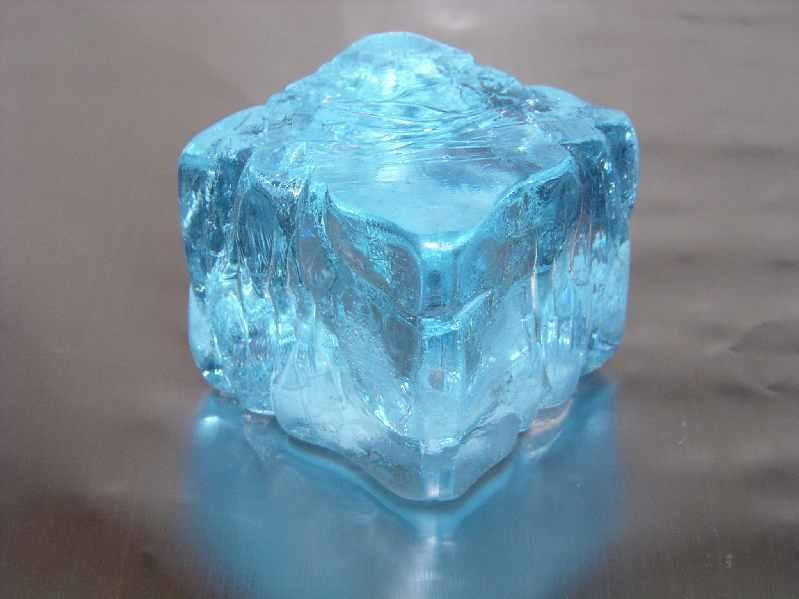
#> input picture Objects/0.jpg, 799 x 599 px, given in place of the camera
$ python ColorPicker.py
#> lines starting #> are read from the running program, lines starting #| are printed output that depends on the picture; after the words box and inside, x2 and y2 are one past the last pixel; in counts of white or black regions, pixels touching at a corner belong together
from djitellopy import tello
import cv2
import numpy as np

frameWidth = 480
frameHeight = 360


# [4 lines of commented-out code are left out]


def empty(a):
    pass


cv2.namedWindow("HSV")
cv2.resizeWindow("HSV", 640, 240)
cv2.createTrackbar("HUE Min", "HSV", 0, 179, empty)
#> slider 'HUE Min' is set to 35
cv2.createTrackbar("HUE Max", "HSV", 179, 179, empty)
cv2.createTrackbar("SAT Min", "HSV", 0, 255, empty)
#> slider 'SAT Min' is set to 51
cv2.createTrackbar("SAT Max", "HSV", 255, 255, empty)
cv2.createTrackbar("VALUE Min", "HSV", 0, 255, empty)
#> slider 'VALUE Min' is set to 51
cv2.createTrackbar("VALUE Max", "HSV", 255, 255, empty)

cap = cv2.VideoCapture(0)
frameCounter = 0

while True:

    #img = drone.get_frame_read().frame

    _, img = cap.read()
#> img is the input picture: shape (599, 799, 3); mean B, G, R 151.8, 138, 113.8

    img = cv2.resize(img, (frameWidth, frameHeight))
#> img: shape (360, 480, 3)
    #img = cv2.flip(img,0)
    imgHsv = cv2.cvtColor(img, cv2.COLOR_BGR2HSV)
#> imgHsv: shape (360, 480, 3); mean H, S, V 92.6, 67.1, 155.7

    h_min = cv2.getTrackbarPos("HUE Min", "HSV")
    h_max = cv2.getTrackbarPos("HUE Max", "HSV")
    s_min = cv2.getTrackbarPos("SAT Min", "HSV")
    s_max = cv2.getTrackbarPos("SAT Max", "HSV")
    v_min = cv2.getTrackbarPos("VALUE Min", "HSV")
    v_max = cv2.getTrackbarPos("VALUE Max", "HSV")

    lower = np.array([h_min, s_min, v_min])
    upper = np.array([h_max, s_max, v_max])
    mask = cv2.inRange(imgHsv, lower, upper)
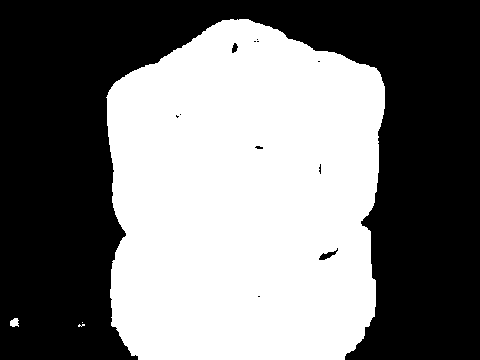
#> mask: shape (360, 480); 47.3% white; 4 white regions (2 under 20 px), largest, box (x1, y1, x2, y2) and area: (106, 19, 385, 360) 81641, (10, 318, 19, 327) 63
    result = cv2.bitwise_and(img, img, mask=mask)
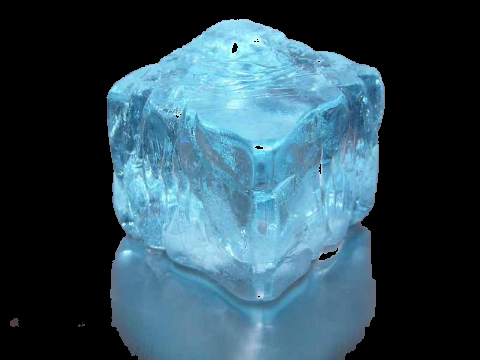
#> result: shape (360, 480, 3); mean B, G, R 89.6, 76.3, 48
    print(f'[{h_min}, {s_min}, {v_min}, {h_max}, {s_max}, {v_max}]')

    mask= cv2.cvtColor(mask, cv2.COLOR_GRAY2BGR)
    hStack = np.hstack([img, mask, result])
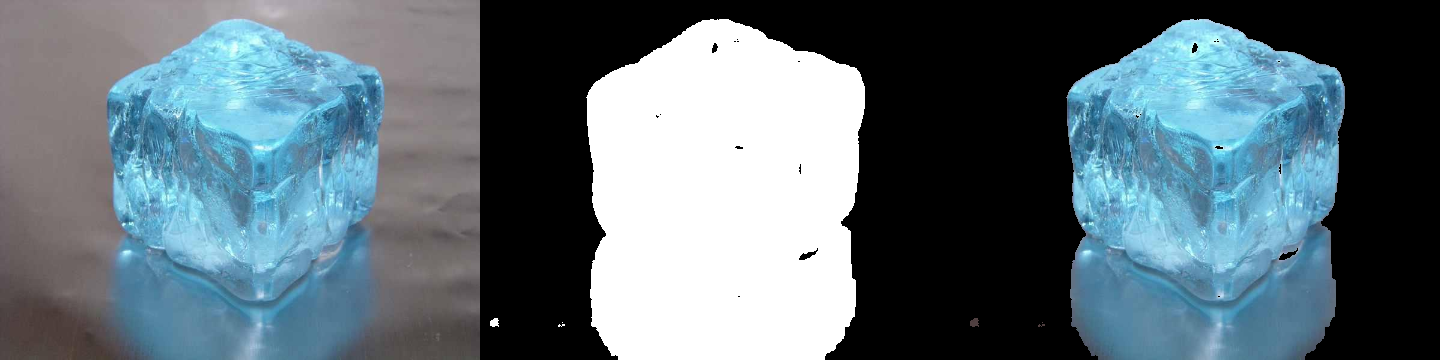
#> hStack: shape (360, 1440, 3); mean B, G, R 120.6, 111.6, 94.1
    cv2.imshow('PP STACK', hStack)
    if cv2.waitKey(1) and 0xFF == ord('q'):
#> (key q is pressed here)
        break

cap.release()
cv2.destroyAllWindows()

$ run again, on Objects/6.jpg
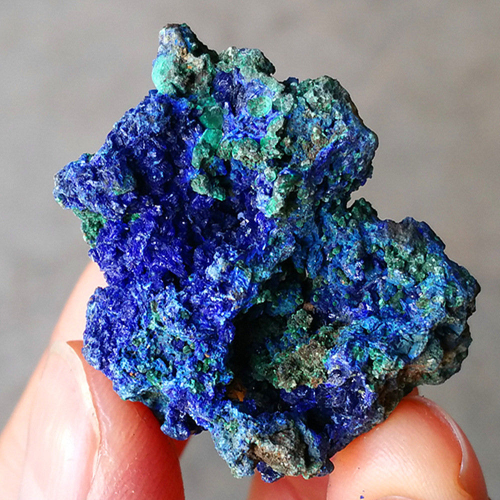
#> input picture Objects/6.jpg, 1000 x 1000 px, given in place of the camera (shown at 1/2 size)
#> img is the input picture: shape (1000, 1000, 3); mean B, G, R 137, 120.1, 118.1
#> img: shape (360, 480, 3)
#> imgHsv: shape (360, 480, 3); mean H, S, V 60.9, 95, 151.8
#> `mask = cv2.inRange(imgHsv, lower, upper)`:
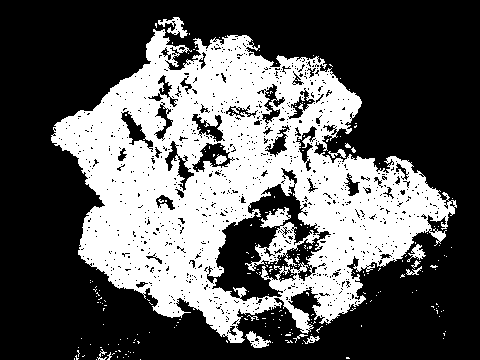
#> mask: shape (360, 480); 35.9% white; 235 white regions (222 under 20 px), largest, box (x1, y1, x2, y2) and area: (51, 29, 457, 343) 60486, (158, 17, 188, 38) 254, (245, 331, 271, 348) 202
#> `hStack = np.hstack([img, mask, result])`:
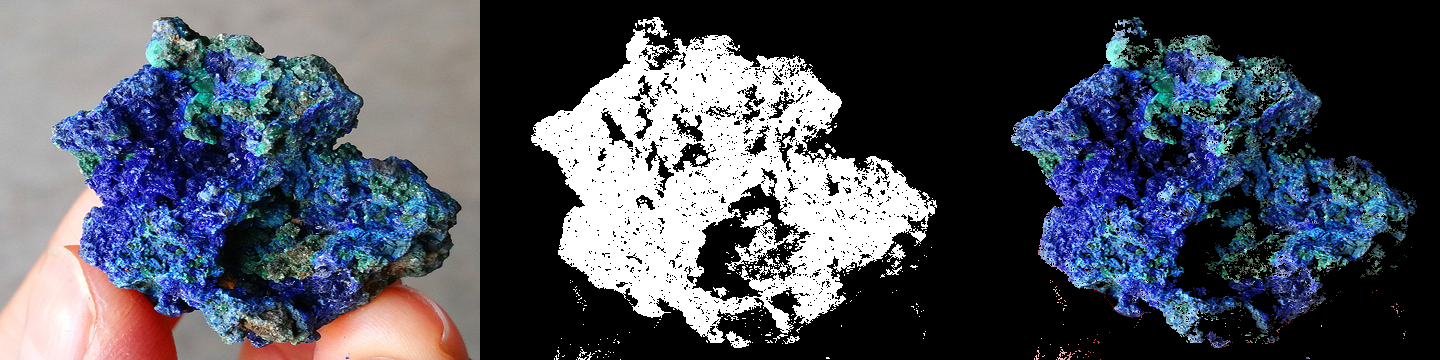
#> hStack: shape (360, 1440, 3); mean B, G, R 93.1, 80.9, 76.4

$ run again, on Objects/7.jpg
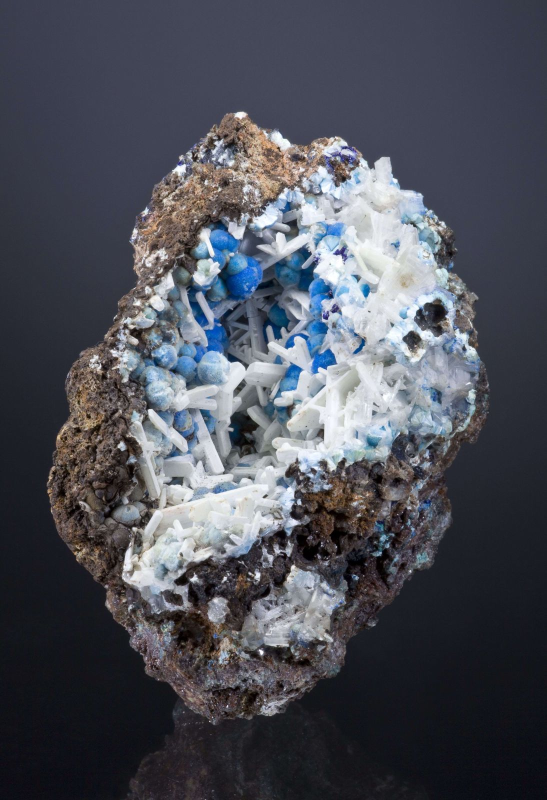
#> input picture Objects/7.jpg, 1093 x 1600 px, given in place of the camera (shown at 1/2 size)
#> img is the input picture: shape (1600, 1093, 3); mean B, G, R 88.9, 79.6, 77.1
#> img: shape (360, 480, 3)
#> imgHsv: shape (360, 480, 3); mean H, S, V 103, 58.2, 91.3
#> `mask = cv2.inRange(imgHsv, lower, upper)`:
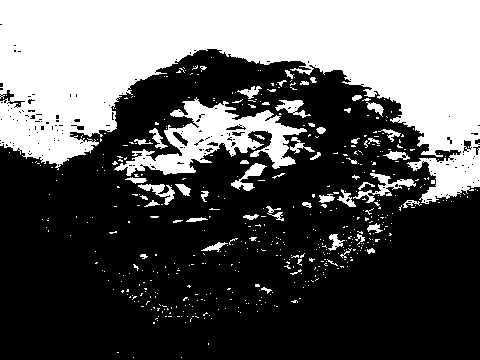
#> mask: shape (360, 480); 35.9% white; 512 white regions (458 under 20 px), largest, box (x1, y1, x2, y2) and area: (0, 0, 480, 204) 50831, (114, 97, 307, 176) 5625, (353, 173, 416, 203) 489
#> `hStack = np.hstack([img, mask, result])`:
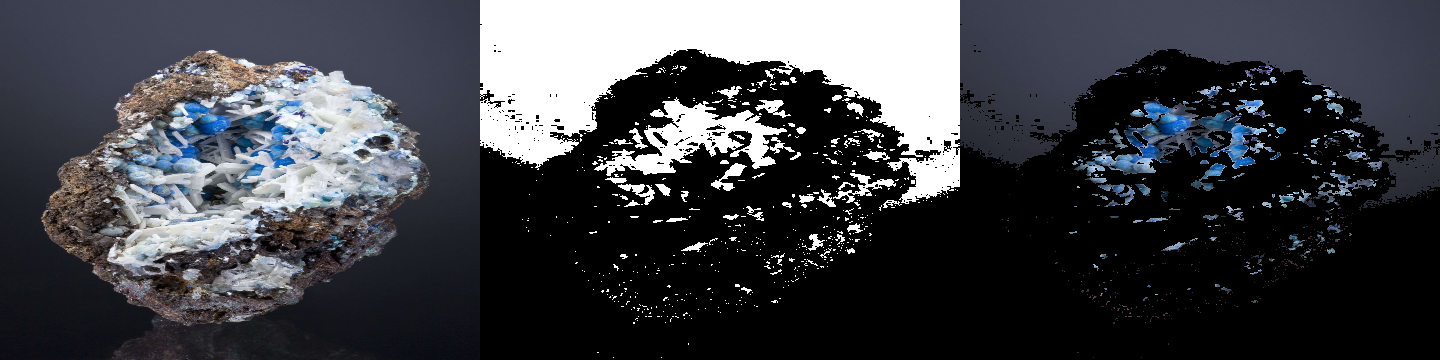
#> hStack: shape (360, 1440, 3); mean B, G, R 70.9, 65.6, 63.8
